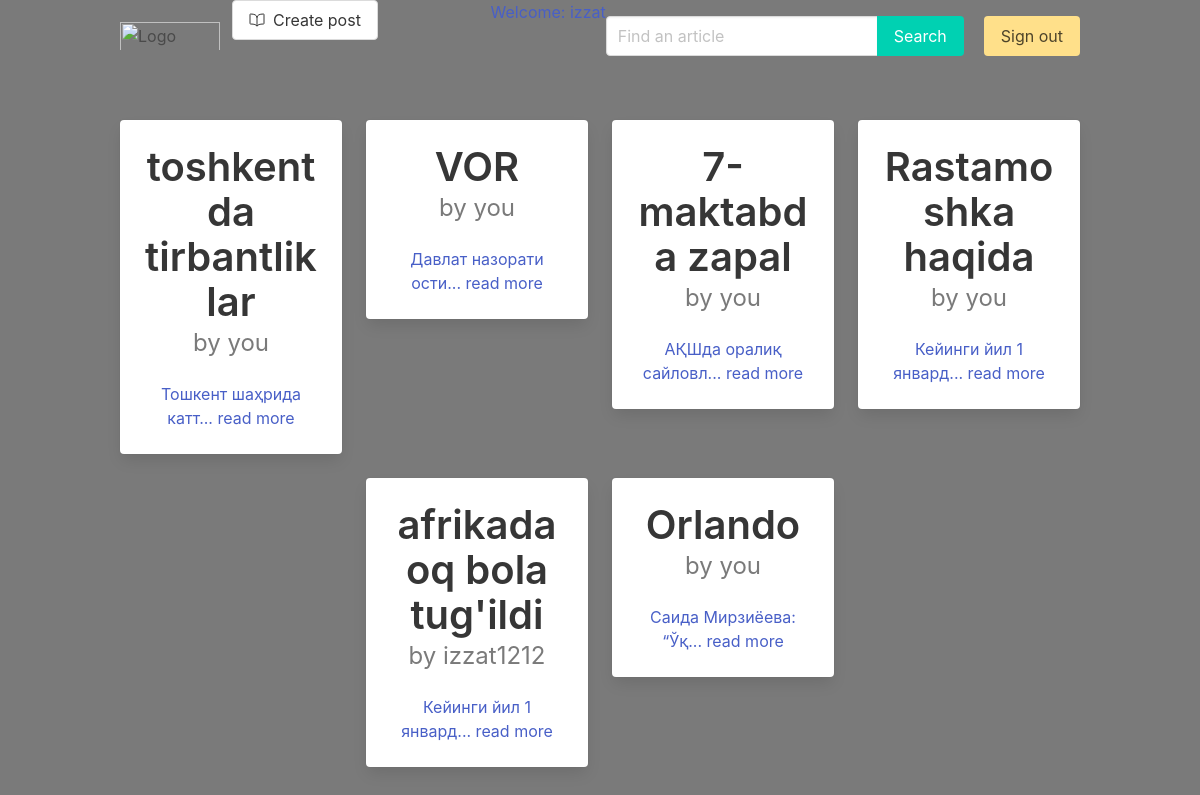
Screenshot of / (signed in) with the database file from the repository.
### crud/models.py (models this page shows, shortened)
class Article(models.Model):
    title = models.CharField(max_length=255)
    text = models.TextField()
    slug = models.SlugField(unique=True)
    data = models.DateField(auto_now = True)
    thumb = models.ImageField(blank = True)
    author = models.ForeignKey(User,default=None,on_delete=models.CASCADE)
    likes = models.ManyToManyField(User, related_name='article_likes')
    dislakes = models.ManyToManyField(User , related_name='article_dislakes')
    def snippet(self):
        return self.text[:20] + '... read more'

### crud/views.py (the view)
# urls.py: path("",article_func , name='article_func'),
def article_func(request):
    search = request.GET.get('search')
    articles = Article.objects.all()
    articles = articles.filter(Q(title__icontains=search) | Q(text__icontains=search)) if search else articles
    return render(request, 'articles_list.html', {'articles':articles})

### templates/articles_list.html (shortened to what this page needs)
{% extends 'base.html' %}
{% load static %}
{% block content %}
<div class="container">
    <div class="columns is-centered is-multiline">
        {% for article in articles %}
        <div class="column is-3 ">
            <div class="card has-text-centered">
                <div class="card-content">
                    <div class="media">
                        <div class="media-content">
                            <p class="title has-text-dark is-2">
                                {{ article.title }}
                            </p>
                            {% if user == article.author %}
                            <p class="subtitle is-4 has-text-grey">
                                by you
                            </p>
                            {% else %}
                            <p class="subtitle is-4 has-text-grey">
                                by {{ article.author }}
                            </p>
                            {% endif %}
                        </div>
                    </div>
                    <div class="content ">
                        <a href="{% url 'article_detail' article.slug %}">
                            {{ article.snippet }}
                        </a>
                        <br>
                    </div>
                </div>
            </div>
        </div>
        {% endfor %}
    </div>
</div>
{% endblock %}

### templates/base.html (shortened to what this page needs)
{% load static %}
<html lang="en">
<head>
    <link rel="stylesheet" href="{% static 'css/shop.css' %}">
    <link rel="stylesheet" href="{% static 'bulma.css' %}">
    <link rel="stylesheet" href="https://cdnjs.cloudflare.com/ajax/libs/bulma/0.9.4/css/bulma.min.css" />
    <link rel="stylesheet" href="https://cdnjs.cloudflare.com/ajax/libs/bulma/0.9.4/css/bulma.min.css" />
    <link rel="stylesheet" href="https://cdnjs.cloudflare.com/ajax/libs/bulma/0.9.4/css/bulma.min.css" />
</head>
<body>
    <section class="hero has-background-grey is-fullheight">
        <div class="hero-head">
            <header class="navbar">
                <div class="container">
                    <div class="navbar-brand">
                        <a class="navbar-item" href="{% url 'article_func' %}">
                            <img src="{% static 'images/monday.svg' %}" width="100" alt="Logo">
                        </a>
                    </div>
                    <div id="navbarMenuHeroC" class="navbar-menu">
                        <div class="navbar-start">
                            {% if user.is_authenticated %}
                            <span >
                                <a href="{% url 'article_create' %}" class="button is info is outlined is-invet">
                                    <span class="mr-2">
                                        <ion-icon name="book-outline"></ion-icon>
                                    </span>
                                    Create post
                                </a>
                            </span>
                            {% endif %}
                        </div>
                        <div class="navbar-end">
                            <div class="navbar-end">
                                {% if user.is_authenticated %}
                                <a href=" navbar-item button is-primary my-4 mx-1">
                                    Welcome: {{ user }}
                                </a>
                                <form action="{% url 'article_func' %}" method="get">
                                    <div class="field has-addons mt-4 mr-2">
                                        <div class="control">
                                            <input class="input" type="search" placeholder="Find an article" name="search">
                                        </div>
                                        <div class="control">
                                            <button class="button is-primary" type="submit">
                                                Search
                                            </button>
                                        </div>
                                    </div>
                                </form>
                                <span class="navbar-item">
                                    <a href="{% url 'sign_out'%}" class="button is-warning">Sign out</a>
                                </span>
                                {% else %}
                                <span class="navbar-item">
                                    <a href="{% url 'sign_in' %}" class="button is-warning">Sign in</a>
                                </span>
                                {% endif %}
                            </div>
                        </div>
                    </div>
                </div>
            </header>
        </div>
        <div class="hero-body">
            {% block content %}
            {% endblock %}
        </div>
    </section>
</body>
</html>

### rows the page displays
Article: title "toshkentda tirbantliklar", shows "by you", snippet "Тошкент шаҳрида катт... read more"
Article: title "VOR", shows "by you", snippet "Давлат назорати ости... read more"
Article: title "7-maktabda zapal", shows "by you", snippet "АҚШда оралиқ сайловл... read more"
Article: title "Rastamoshka haqida", shows "by you", snippet "Кейинги йил 1 январд... read more"
Article: title "afrikada oq bola tug'ildi", author "izzat1212", snippet "Кейинги йил 1 январд... read more"
Article: title "Orlando", shows "by you", snippet "Саида Мирзиёева: “Ўқ... read more"

### other values shown
{{ user }} "izzat"
